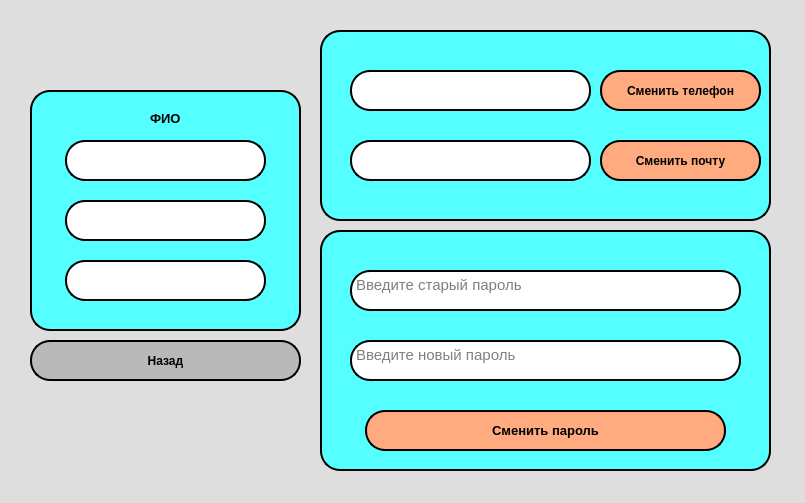
<?xml version="1.0" encoding="UTF-8"?>
<ui version="4.0">
 <class>MainWindow</class>
 <widget class="QMainWindow" name="MainWindow">
  <property name="geometry">
   <rect>
    <x>0</x>
    <y>0</y>
    <width>805</width>
    <height>503</height>
   </rect>
  </property>
  <property name="windowTitle">
   <string>MainWindow</string>
  </property>
  <property name="styleSheet">
   <string notr="true">background-color: rgb(222, 222, 222);</string>
  </property>
  <widget class="QWidget" name="centralwidget">
   <widget class="QFrame" name="frame">
    <property name="geometry">
     <rect>
      <x>30</x>
      <y>90</y>
      <width>271</width>
      <height>241</height>
     </rect>
    </property>
    <property name="styleSheet">
     <string notr="true">background-color: rgb(85, 255, 255);
border-radius: 20px;
border: 2px solid black;</string>
    </property>
    <property name="frameShape">
     <enum>QFrame::StyledPanel</enum>
    </property>
    <property name="frameShadow">
     <enum>QFrame::Raised</enum>
    </property>
    <widget class="QLabel" name="label">
     <property name="geometry">
      <rect>
       <x>120</x>
       <y>20</y>
       <width>41</width>
       <height>16</height>
      </rect>
     </property>
     <property name="font">
      <font>
       <family>Arial</family>
       <pointsize>10</pointsize>
       <weight>75</weight>
       <bold>true</bold>
      </font>
     </property>
     <property name="styleSheet">
      <string notr="true">border: 0px</string>
     </property>
     <property name="text">
      <string>ФИО</string>
     </property>
    </widget>
    <widget class="QLineEdit" name="lineEdit_FirstName">
     <property name="geometry">
      <rect>
       <x>35</x>
       <y>50</y>
       <width>201</width>
       <height>41</height>
      </rect>
     </property>
     <property name="font">
      <font>
       <family>Arial</family>
       <pointsize>10</pointsize>
      </font>
     </property>
     <property name="styleSheet">
      <string notr="true">background-color: rgb(255, 255, 255);</string>
     </property>
     <property name="text">
      <string/>
     </property>
    </widget>
    <widget class="QLineEdit" name="lineEdit_LastName">
     <property name="geometry">
      <rect>
       <x>35</x>
       <y>110</y>
       <width>201</width>
       <height>41</height>
      </rect>
     </property>
     <property name="font">
      <font>
       <family>Arial</family>
       <pointsize>10</pointsize>
      </font>
     </property>
     <property name="styleSheet">
      <string notr="true">background-color: rgb(255, 255, 255);</string>
     </property>
    </widget>
    <widget class="QLineEdit" name="lineEdit_Patronymic">
     <property name="geometry">
      <rect>
       <x>35</x>
       <y>170</y>
       <width>201</width>
       <height>41</height>
      </rect>
     </property>
     <property name="font">
      <font>
       <family>Arial</family>
       <pointsize>10</pointsize>
      </font>
     </property>
     <property name="styleSheet">
      <string notr="true">background-color: rgb(255, 255, 255);</string>
     </property>
    </widget>
   </widget>
   <widget class="QFrame" name="frame_2">
    <property name="geometry">
     <rect>
      <x>320</x>
      <y>30</y>
      <width>451</width>
      <height>191</height>
     </rect>
    </property>
    <property name="styleSheet">
     <string notr="true">background-color: rgb(85, 255, 255);
border-radius: 20px;
border: 2px solid black;</string>
    </property>
    <property name="frameShape">
     <enum>QFrame::StyledPanel</enum>
    </property>
    <property name="frameShadow">
     <enum>QFrame::Raised</enum>
    </property>
    <widget class="QTextEdit" name="textEdit_Email">
     <property name="geometry">
      <rect>
       <x>30</x>
       <y>110</y>
       <width>241</width>
       <height>41</height>
      </rect>
     </property>
     <property name="font">
      <font>
       <family>Arial</family>
       <pointsize>11</pointsize>
      </font>
     </property>
     <property name="styleSheet">
      <string notr="true">background-color: rgb(255, 255, 255);</string>
     </property>
     <property name="html">
      <string>&lt;!DOCTYPE HTML PUBLIC &quot;-//W3C//DTD HTML 4.0//EN&quot; &quot;http://www.w3.org/TR/REC-html40/strict.dtd&quot;&gt;
&lt;html&gt;&lt;head&gt;&lt;meta name=&quot;qrichtext&quot; content=&quot;1&quot; /&gt;&lt;style type=&quot;text/css&quot;&gt;
p, li { white-space: pre-wrap; }
&lt;/style&gt;&lt;/head&gt;&lt;body style=&quot; font-family:'Arial'; font-size:11pt; font-weight:400; font-style:normal;&quot;&gt;
&lt;p style=&quot;-qt-paragraph-type:empty; margin-top:0px; margin-bottom:0px; margin-left:0px; margin-right:0px; -qt-block-indent:0; text-indent:0px;&quot;&gt;&lt;br /&gt;&lt;/p&gt;&lt;/body&gt;&lt;/html&gt;</string>
     </property>
    </widget>
    <widget class="QPushButton" name="pushButton_EditPhone">
     <property name="geometry">
      <rect>
       <x>280</x>
       <y>40</y>
       <width>161</width>
       <height>41</height>
      </rect>
     </property>
     <property name="font">
      <font>
       <family>Arial</family>
       <pointsize>9</pointsize>
       <weight>75</weight>
       <bold>true</bold>
      </font>
     </property>
     <property name="styleSheet">
      <string notr="true">background-color: rgb(255, 170, 127);</string>
     </property>
     <property name="text">
      <string>Сменить телефон</string>
     </property>
    </widget>
    <widget class="QPushButton" name="pushButton_EditEmail">
     <property name="geometry">
      <rect>
       <x>280</x>
       <y>110</y>
       <width>161</width>
       <height>41</height>
      </rect>
     </property>
     <property name="font">
      <font>
       <family>Arial</family>
       <pointsize>9</pointsize>
       <weight>75</weight>
       <bold>true</bold>
      </font>
     </property>
     <property name="styleSheet">
      <string notr="true">background-color: rgb(255, 170, 127);</string>
     </property>
     <property name="text">
      <string>Сменить почту</string>
     </property>
    </widget>
    <widget class="QTextEdit" name="textEdit_Phone">
     <property name="geometry">
      <rect>
       <x>30</x>
       <y>40</y>
       <width>241</width>
       <height>41</height>
      </rect>
     </property>
     <property name="font">
      <font>
       <family>Arial</family>
       <pointsize>11</pointsize>
      </font>
     </property>
     <property name="styleSheet">
      <string notr="true">background-color: rgb(255, 255, 255);</string>
     </property>
     <property name="html">
      <string>&lt;!DOCTYPE HTML PUBLIC &quot;-//W3C//DTD HTML 4.0//EN&quot; &quot;http://www.w3.org/TR/REC-html40/strict.dtd&quot;&gt;
&lt;html&gt;&lt;head&gt;&lt;meta name=&quot;qrichtext&quot; content=&quot;1&quot; /&gt;&lt;style type=&quot;text/css&quot;&gt;
p, li { white-space: pre-wrap; }
&lt;/style&gt;&lt;/head&gt;&lt;body style=&quot; font-family:'Arial'; font-size:11pt; font-weight:400; font-style:normal;&quot;&gt;
&lt;p style=&quot;-qt-paragraph-type:empty; margin-top:0px; margin-bottom:0px; margin-left:0px; margin-right:0px; -qt-block-indent:0; text-indent:0px;&quot;&gt;&lt;br /&gt;&lt;/p&gt;&lt;/body&gt;&lt;/html&gt;</string>
     </property>
    </widget>
   </widget>
   <widget class="QFrame" name="frame_3">
    <property name="geometry">
     <rect>
      <x>320</x>
      <y>230</y>
      <width>451</width>
      <height>241</height>
     </rect>
    </property>
    <property name="styleSheet">
     <string notr="true">background-color: rgb(85, 255, 255);
border-radius: 20px;
border: 2px solid black;</string>
    </property>
    <property name="frameShape">
     <enum>QFrame::StyledPanel</enum>
    </property>
    <property name="frameShadow">
     <enum>QFrame::Raised</enum>
    </property>
    <widget class="QTextEdit" name="textEdit_NewPassword">
     <property name="geometry">
      <rect>
       <x>30</x>
       <y>110</y>
       <width>391</width>
       <height>41</height>
      </rect>
     </property>
     <property name="font">
      <font>
       <family>Arial</family>
       <pointsize>11</pointsize>
      </font>
     </property>
     <property name="styleSheet">
      <string notr="true">background-color: rgb(255, 255, 255);</string>
     </property>
     <property name="html">
      <string>&lt;!DOCTYPE HTML PUBLIC &quot;-//W3C//DTD HTML 4.0//EN&quot; &quot;http://www.w3.org/TR/REC-html40/strict.dtd&quot;&gt;
&lt;html&gt;&lt;head&gt;&lt;meta name=&quot;qrichtext&quot; content=&quot;1&quot; /&gt;&lt;style type=&quot;text/css&quot;&gt;
p, li { white-space: pre-wrap; }
&lt;/style&gt;&lt;/head&gt;&lt;body style=&quot; font-family:'Arial'; font-size:11pt; font-weight:400; font-style:normal;&quot;&gt;
&lt;p style=&quot;-qt-paragraph-type:empty; margin-top:0px; margin-bottom:0px; margin-left:0px; margin-right:0px; -qt-block-indent:0; text-indent:0px;&quot;&gt;&lt;br /&gt;&lt;/p&gt;&lt;/body&gt;&lt;/html&gt;</string>
     </property>
     <property name="placeholderText">
      <string>Введите новый пароль</string>
     </property>
    </widget>
    <widget class="QTextEdit" name="textEdit_OldPassword">
     <property name="geometry">
      <rect>
       <x>30</x>
       <y>40</y>
       <width>391</width>
       <height>41</height>
      </rect>
     </property>
     <property name="font">
      <font>
       <family>Arial</family>
       <pointsize>11</pointsize>
      </font>
     </property>
     <property name="styleSheet">
      <string notr="true">background-color: rgb(255, 255, 255);</string>
     </property>
     <property name="html">
      <string>&lt;!DOCTYPE HTML PUBLIC &quot;-//W3C//DTD HTML 4.0//EN&quot; &quot;http://www.w3.org/TR/REC-html40/strict.dtd&quot;&gt;
&lt;html&gt;&lt;head&gt;&lt;meta name=&quot;qrichtext&quot; content=&quot;1&quot; /&gt;&lt;style type=&quot;text/css&quot;&gt;
p, li { white-space: pre-wrap; }
&lt;/style&gt;&lt;/head&gt;&lt;body style=&quot; font-family:'Arial'; font-size:11pt; font-weight:400; font-style:normal;&quot;&gt;
&lt;p style=&quot;-qt-paragraph-type:empty; margin-top:0px; margin-bottom:0px; margin-left:0px; margin-right:0px; -qt-block-indent:0; text-indent:0px;&quot;&gt;&lt;br /&gt;&lt;/p&gt;&lt;/body&gt;&lt;/html&gt;</string>
     </property>
     <property name="placeholderText">
      <string>Введите старый пароль</string>
     </property>
    </widget>
    <widget class="QPushButton" name="pushButton_EditPassword">
     <property name="geometry">
      <rect>
       <x>45</x>
       <y>180</y>
       <width>361</width>
       <height>41</height>
      </rect>
     </property>
     <property name="font">
      <font>
       <family>Arial</family>
       <pointsize>10</pointsize>
       <weight>75</weight>
       <bold>true</bold>
      </font>
     </property>
     <property name="styleSheet">
      <string notr="true">background-color: rgb(255, 170, 127);</string>
     </property>
     <property name="text">
      <string>Сменить пароль</string>
     </property>
    </widget>
   </widget>
   <widget class="QPushButton" name="pushButton_EditPhone_2">
    <property name="geometry">
     <rect>
      <x>30</x>
      <y>340</y>
      <width>271</width>
      <height>41</height>
     </rect>
    </property>
    <property name="font">
     <font>
      <family>Arial</family>
      <pointsize>9</pointsize>
      <weight>75</weight>
      <bold>true</bold>
     </font>
    </property>
    <property name="styleSheet">
     <string notr="true">background-color: rgb(185, 185, 185);
border-radius: 20px;
border: 2px solid black;</string>
    </property>
    <property name="text">
     <string>Назад</string>
    </property>
   </widget>
  </widget>
  <widget class="QMenuBar" name="menubar">
   <property name="geometry">
    <rect>
     <x>0</x>
     <y>0</y>
     <width>805</width>
     <height>26</height>
    </rect>
   </property>
  </widget>
  <widget class="QStatusBar" name="statusbar"/>
 </widget>
 <resources/>
 <connections/>
</ui>
